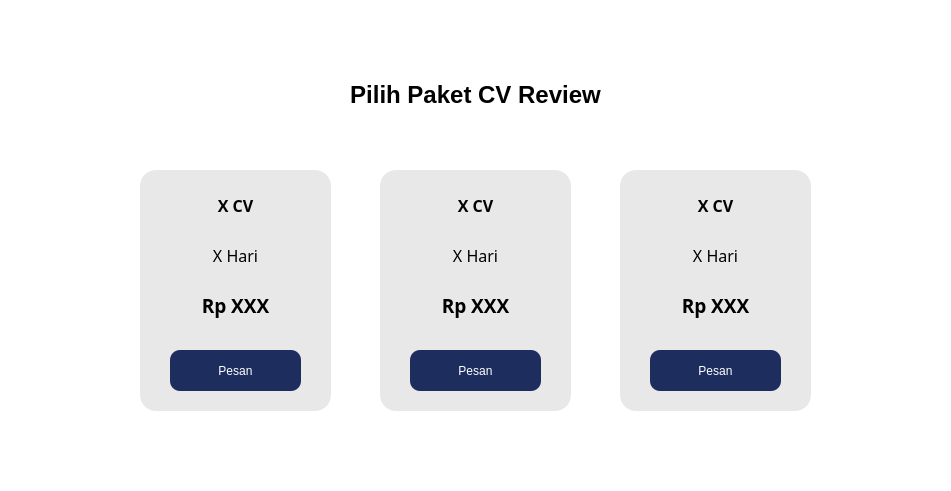
<?xml version="1.0" encoding="UTF-8"?>
<ui version="4.0">
 <class>Dialog</class>
 <widget class="QDialog" name="Dialog">
  <property name="geometry">
   <rect>
    <x>0</x>
    <y>0</y>
    <width>951</width>
    <height>491</height>
   </rect>
  </property>
  <property name="windowTitle">
   <string>Dialog</string>
  </property>
  <property name="styleSheet">
   <string notr="true">background-color: rgb(255, 255, 255);</string>
  </property>
  <widget class="QLabel" name="label">
   <property name="geometry">
    <rect>
     <x>330</x>
     <y>80</y>
     <width>291</width>
     <height>31</height>
    </rect>
   </property>
   <property name="text">
    <string>&lt;html&gt;&lt;head/&gt;&lt;body&gt;&lt;p align=&quot;center&quot;&gt;&lt;span style=&quot; font-size:18pt; font-weight:600;&quot;&gt;Pilih Paket CV Review&lt;/span&gt;&lt;/p&gt;&lt;/body&gt;&lt;/html&gt;</string>
   </property>
  </widget>
  <widget class="QFrame" name="Paket1">
   <property name="geometry">
    <rect>
     <x>140</x>
     <y>170</y>
     <width>191</width>
     <height>241</height>
    </rect>
   </property>
   <property name="styleSheet">
    <string notr="true">background-color: rgb(232, 232, 232);
border-radius: 16px;</string>
   </property>
   <property name="frameShape">
    <enum>QFrame::StyledPanel</enum>
   </property>
   <property name="frameShadow">
    <enum>QFrame::Raised</enum>
   </property>
   <widget class="QLabel" name="jmlCV">
    <property name="geometry">
     <rect>
      <x>50</x>
      <y>20</y>
      <width>91</width>
      <height>31</height>
     </rect>
    </property>
    <property name="font">
     <font>
      <family>Mulish</family>
      <pointsize>12</pointsize>
      <weight>75</weight>
      <bold>true</bold>
     </font>
    </property>
    <property name="text">
     <string>&lt;html&gt;&lt;head/&gt;&lt;body&gt;&lt;p align=&quot;center&quot;&gt;X CV&lt;/p&gt;&lt;/body&gt;&lt;/html&gt;</string>
    </property>
   </widget>
   <widget class="QLabel" name="jmlHari">
    <property name="geometry">
     <rect>
      <x>50</x>
      <y>70</y>
      <width>91</width>
      <height>31</height>
     </rect>
    </property>
    <property name="font">
     <font>
      <family>Mulish</family>
      <pointsize>12</pointsize>
      <weight>50</weight>
      <bold>false</bold>
     </font>
    </property>
    <property name="text">
     <string>&lt;html&gt;&lt;head/&gt;&lt;body&gt;&lt;p align=&quot;center&quot;&gt;X Hari&lt;/p&gt;&lt;/body&gt;&lt;/html&gt;</string>
    </property>
   </widget>
   <widget class="QLabel" name="harga">
    <property name="geometry">
     <rect>
      <x>30</x>
      <y>120</y>
      <width>131</width>
      <height>31</height>
     </rect>
    </property>
    <property name="font">
     <font>
      <family>Mulish</family>
      <pointsize>12</pointsize>
      <weight>75</weight>
      <bold>true</bold>
     </font>
    </property>
    <property name="text">
     <string>&lt;html&gt;&lt;head/&gt;&lt;body&gt;&lt;p align=&quot;center&quot;&gt;&lt;span style=&quot; font-size:14pt;&quot;&gt;Rp XXX&lt;/span&gt;&lt;/p&gt;&lt;/body&gt;&lt;/html&gt;</string>
    </property>
    <property name="alignment">
     <set>Qt::AlignRight|Qt::AlignTrailing|Qt::AlignVCenter</set>
    </property>
   </widget>
   <widget class="QPushButton" name="pushButton">
    <property name="geometry">
     <rect>
      <x>30</x>
      <y>180</y>
      <width>131</width>
      <height>41</height>
     </rect>
    </property>
    <property name="styleSheet">
     <string notr="true">font: 81 12pt &quot;Mulish ExtraBold&quot;;
color: white;
background-color: rgb(29, 45, 94);
border-radius: 10px</string>
    </property>
    <property name="text">
     <string>Pesan</string>
    </property>
   </widget>
  </widget>
  <widget class="QFrame" name="frame_2">
   <property name="geometry">
    <rect>
     <x>380</x>
     <y>170</y>
     <width>191</width>
     <height>241</height>
    </rect>
   </property>
   <property name="styleSheet">
    <string notr="true">background-color: rgb(232, 232, 232);
border-radius: 16px;</string>
   </property>
   <property name="frameShape">
    <enum>QFrame::StyledPanel</enum>
   </property>
   <property name="frameShadow">
    <enum>QFrame::Raised</enum>
   </property>
   <widget class="QLabel" name="jmlCV_2">
    <property name="geometry">
     <rect>
      <x>50</x>
      <y>20</y>
      <width>91</width>
      <height>31</height>
     </rect>
    </property>
    <property name="font">
     <font>
      <family>Mulish</family>
      <pointsize>12</pointsize>
      <weight>75</weight>
      <bold>true</bold>
     </font>
    </property>
    <property name="text">
     <string>&lt;html&gt;&lt;head/&gt;&lt;body&gt;&lt;p align=&quot;center&quot;&gt;X CV&lt;/p&gt;&lt;/body&gt;&lt;/html&gt;</string>
    </property>
   </widget>
   <widget class="QLabel" name="jmlHari_2">
    <property name="geometry">
     <rect>
      <x>50</x>
      <y>70</y>
      <width>91</width>
      <height>31</height>
     </rect>
    </property>
    <property name="font">
     <font>
      <family>Mulish</family>
      <pointsize>12</pointsize>
      <weight>50</weight>
      <bold>false</bold>
     </font>
    </property>
    <property name="text">
     <string>&lt;html&gt;&lt;head/&gt;&lt;body&gt;&lt;p align=&quot;center&quot;&gt;X Hari&lt;/p&gt;&lt;/body&gt;&lt;/html&gt;</string>
    </property>
   </widget>
   <widget class="QLabel" name="harga_2">
    <property name="geometry">
     <rect>
      <x>30</x>
      <y>120</y>
      <width>131</width>
      <height>31</height>
     </rect>
    </property>
    <property name="font">
     <font>
      <family>Mulish</family>
      <pointsize>12</pointsize>
      <weight>75</weight>
      <bold>true</bold>
     </font>
    </property>
    <property name="text">
     <string>&lt;html&gt;&lt;head/&gt;&lt;body&gt;&lt;p align=&quot;center&quot;&gt;&lt;span style=&quot; font-size:14pt;&quot;&gt;Rp XXX&lt;/span&gt;&lt;/p&gt;&lt;/body&gt;&lt;/html&gt;</string>
    </property>
    <property name="alignment">
     <set>Qt::AlignRight|Qt::AlignTrailing|Qt::AlignVCenter</set>
    </property>
   </widget>
   <widget class="QPushButton" name="pushButton_2">
    <property name="geometry">
     <rect>
      <x>30</x>
      <y>180</y>
      <width>131</width>
      <height>41</height>
     </rect>
    </property>
    <property name="styleSheet">
     <string notr="true">font: 81 12pt &quot;Mulish ExtraBold&quot;;
color: white;
background-color: rgb(29, 45, 94);
border-radius: 10px</string>
    </property>
    <property name="text">
     <string>Pesan</string>
    </property>
   </widget>
  </widget>
  <widget class="QFrame" name="paket3">
   <property name="geometry">
    <rect>
     <x>620</x>
     <y>170</y>
     <width>191</width>
     <height>241</height>
    </rect>
   </property>
   <property name="styleSheet">
    <string notr="true">background-color: rgb(232, 232, 232);
border-radius: 16px;</string>
   </property>
   <property name="frameShape">
    <enum>QFrame::StyledPanel</enum>
   </property>
   <property name="frameShadow">
    <enum>QFrame::Raised</enum>
   </property>
   <widget class="QLabel" name="jmlCV_3">
    <property name="geometry">
     <rect>
      <x>50</x>
      <y>20</y>
      <width>91</width>
      <height>31</height>
     </rect>
    </property>
    <property name="font">
     <font>
      <family>Mulish</family>
      <pointsize>12</pointsize>
      <weight>75</weight>
      <bold>true</bold>
     </font>
    </property>
    <property name="text">
     <string>&lt;html&gt;&lt;head/&gt;&lt;body&gt;&lt;p align=&quot;center&quot;&gt;X CV&lt;/p&gt;&lt;/body&gt;&lt;/html&gt;</string>
    </property>
   </widget>
   <widget class="QLabel" name="jmlHari_3">
    <property name="geometry">
     <rect>
      <x>50</x>
      <y>70</y>
      <width>91</width>
      <height>31</height>
     </rect>
    </property>
    <property name="font">
     <font>
      <family>Mulish</family>
      <pointsize>12</pointsize>
      <weight>50</weight>
      <bold>false</bold>
     </font>
    </property>
    <property name="text">
     <string>&lt;html&gt;&lt;head/&gt;&lt;body&gt;&lt;p align=&quot;center&quot;&gt;X Hari&lt;/p&gt;&lt;/body&gt;&lt;/html&gt;</string>
    </property>
   </widget>
   <widget class="QLabel" name="harga_3">
    <property name="geometry">
     <rect>
      <x>30</x>
      <y>120</y>
      <width>131</width>
      <height>31</height>
     </rect>
    </property>
    <property name="font">
     <font>
      <family>Mulish</family>
      <pointsize>12</pointsize>
      <weight>75</weight>
      <bold>true</bold>
     </font>
    </property>
    <property name="text">
     <string>&lt;html&gt;&lt;head/&gt;&lt;body&gt;&lt;p align=&quot;center&quot;&gt;&lt;span style=&quot; font-size:14pt;&quot;&gt;Rp XXX&lt;/span&gt;&lt;/p&gt;&lt;/body&gt;&lt;/html&gt;</string>
    </property>
    <property name="alignment">
     <set>Qt::AlignRight|Qt::AlignTrailing|Qt::AlignVCenter</set>
    </property>
   </widget>
   <widget class="QPushButton" name="pushButton_3">
    <property name="geometry">
     <rect>
      <x>30</x>
      <y>180</y>
      <width>131</width>
      <height>41</height>
     </rect>
    </property>
    <property name="styleSheet">
     <string notr="true">font: 81 12pt &quot;Mulish ExtraBold&quot;;
color: white;
background-color: rgb(29, 45, 94);
border-radius: 10px</string>
    </property>
    <property name="text">
     <string>Pesan</string>
    </property>
   </widget>
  </widget>
 </widget>
 <resources/>
 <connections/>
</ui>
